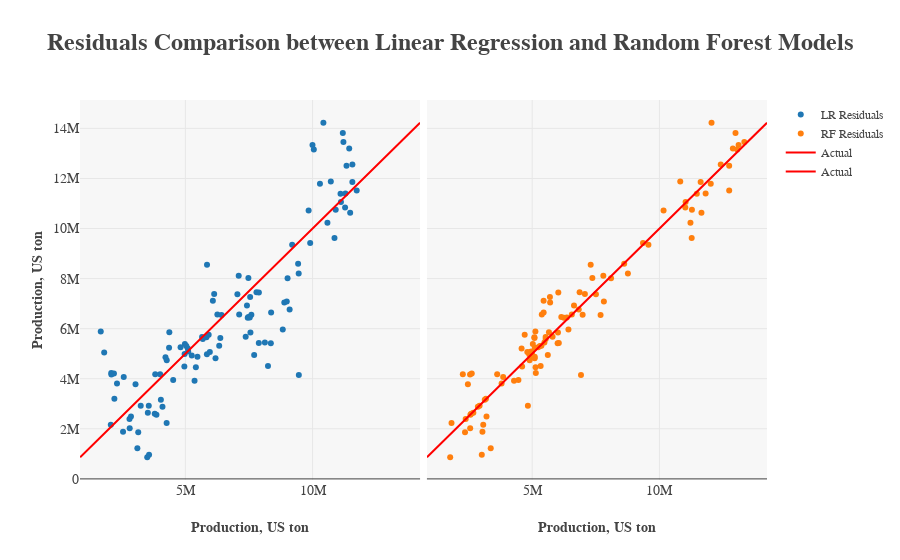

The cell this chart's notebook holds for it:
### Code cell
# Compare Linear Regression to Random Forest Regression for Louisiana's sugarcane production
X_LA = LA[["Year", "TMAX", "TMIN", "WDMV", "PRCP", "SNOW"]]
y_LA = LA["Weight"]

X_LA_train, X_LA_test, y_LA_train, y_LA_test = train_test_split(X_LA, y_LA, test_size=0.3, random_state=42)

lr_model_LA = LinearRegression()
rf_model_LA = RandomForestRegressor()

lr_model_LA.fit(X_LA_train, y_LA_train)
rf_model_LA.fit(X_LA_train, y_LA_train)

LA_train = X_LA_train.join(y_LA_train)
m_LA = ols("Weight ~ Year + TMAX + TMIN + WDMV + PRCP + SNOW",LA_train).fit()

print(m_LA.summary())
print()
print("LOUISIANA SUGARCANE PRODUCTION VS LOUISIANA WEATHER:")
print("  Linear Regression Model Results:")
print("    R^2 train: {0:.4f}".format(lr_model_LA.score(X_LA_train, y_LA_train)))
print("    R^2  test: {0:.4f}".format(lr_model_LA.score(X_LA_test, y_LA_test)))
print("    y-intercept: {}".format(round(lr_model_LA.intercept_, 1)))
print("    {0}-coefficients: {1}".format(u"\u03B2", [round(c, 1) for c in lr_model_LA.coef_]))
print("    Feature variable order: {}".format([x for x in X_LA.columns]))
print()
print("  Random Forest Regression Model Results:")
print("    R^2 train: {0:.4f}".format(rf_model_LA.score(X_LA_train, y_LA_train)))
print("    R^2  test: {0:.4f}".format(rf_model_LA.score(X_LA_test, y_LA_test)))
print("    Feature importances: {}".format([round(p, 4) for p in rf_model_LA.feature_importances_]))
print("    Feature variable order: {}".format([x for x in X_LA.columns]))

lr_y_LA_pred = lr_model_LA.predict(X_LA)
lr_LA_residuals = y_LA - lr_y_LA_pred

rf_y_LA_pred = rf_model_LA.predict(X_LA)
rf_LA_residuals = y_LA - rf_y_LA_pred

trace0 = py.graph_objs.Scatter(name="LR Residuals", x=lr_y_LA_pred, y=y_LA, mode="markers")
trace1 = py.graph_objs.Scatter(name="RF Residuals", x=rf_y_LA_pred, y=y_LA, mode="markers")
trace2 = py.graph_objs.Scatter(name="Actual", x=y_LA, y=y_LA, mode="lines", line=dict(color="red"))

print()
fig = py.tools.make_subplots(rows=1, cols=2, shared_yaxes=True, horizontal_spacing=0.01)
fig.append_trace(trace0, 1, 1)
fig.append_trace(trace1, 1, 2)
fig.append_trace(trace2, 1, 1)
fig.append_trace(trace2, 1, 2)

fig["layout"].update(
    plot_bgcolor="rgb(247,247,247)",
    legend=dict(font=dict(family="serif", size=12)),
    title="<b>Residuals Comparison between Linear Regression and Random Forest Models</b>",
    titlefont=dict(family="serif", size=24),
    yaxis1=dict(title="<b>Production, US ton</b>", titlefont=dict(family="serif", size=14), tickfont=dict(family="serif", size=14)),
    xaxis1=dict(title="<b>Production, US ton</b>".format(u'\xb0'), titlefont=dict(family="serif", size=14),tickfont=dict(family="serif", size=14)),
    xaxis2=dict(title="<b>Production, US ton</b>".format(u'\xb0'), titlefont=dict(family="serif", size=14),tickfont=dict(family="serif", size=14)))

py.offline.iplot(fig)
